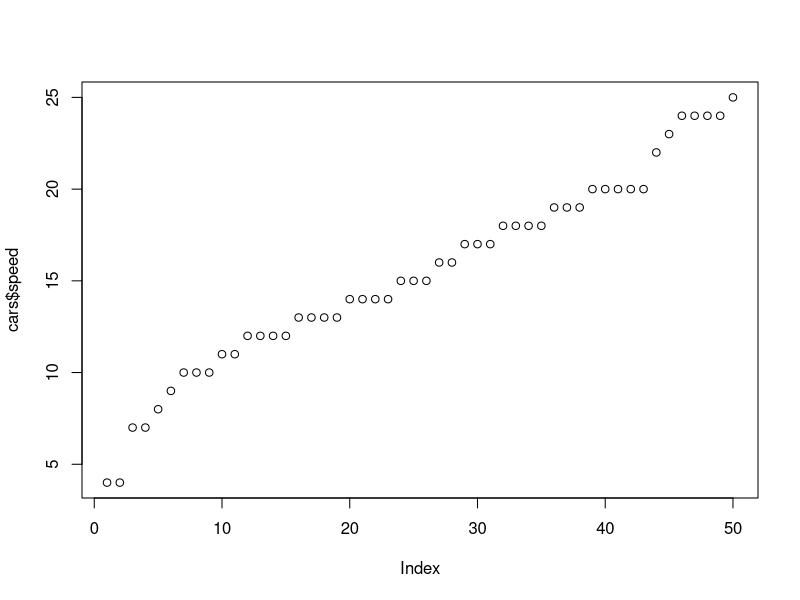
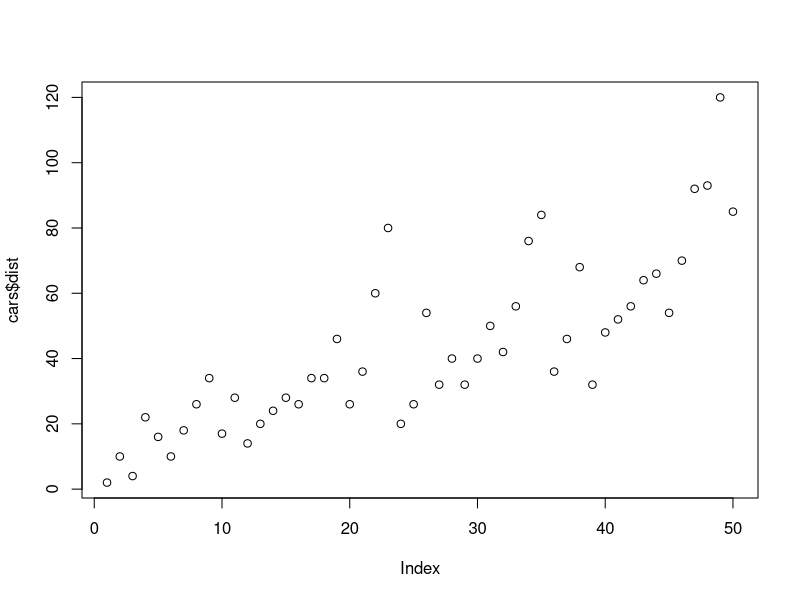
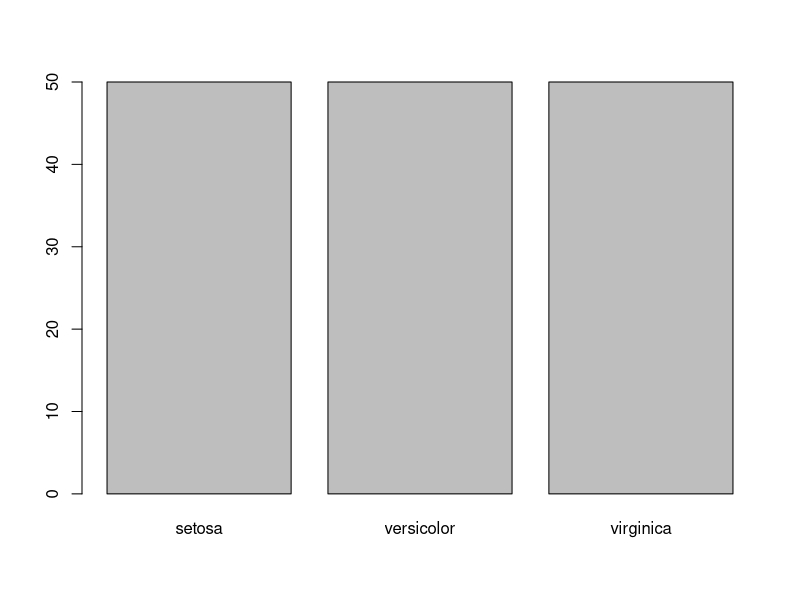

These charts were generated, in order, by the following R code:
## ---- chunk 1
knitr::opts_chunk$set(echo = FALSE)



# Learn more about creating blogs with Distill at:
# https://rstudio.github.io/distill/blog.html

## ---- chunk 2
summary(cars)
plot(cars$speed)
plot(cars$dist)
plot(iris$Species)
